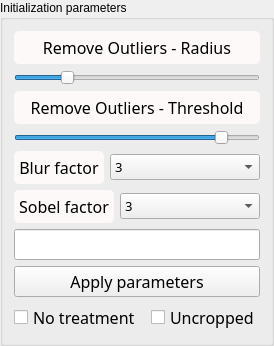
         <widget class="QGroupBox" name="groupBox">
          <property name="title">
           <string>Initialization parameters</string>
          </property>
          <layout class="QVBoxLayout" name="verticalLayout_10">
           <item>
            <layout class="QVBoxLayout" name="verticalLayout_5">
             <item>
              <widget class="QLabel" name="Label_radius">
               <property name="sizePolicy">
                <sizepolicy hsizetype="Preferred" vsizetype="Preferred">
                 <horstretch>0</horstretch>
                 <verstretch>0</verstretch>
                </sizepolicy>
               </property>
               <property name="font">
                <font>
                 <family>Noto Sans Cond</family>
                 <pointsize>12</pointsize>
                 <italic>false</italic>
                 <bold>false</bold>
                </font>
               </property>
               <property name="styleSheet">
                <string notr="true">QLabel {
color: rgb(0, 0, 0);
background-color:	rgb(253, 249, 248);
border-style : outset;
Border-radius : 5px;
border-width : 0px;
border-color : black;
min-width : 5em;
padding : 5px;
font : 12pt &quot;Noto Sans Cond&quot;;
}</string>
               </property>
               <property name="text">
                <string>Remove Outliers - Radius</string>
               </property>
               <property name="alignment">
                <set>Qt::AlignmentFlag::AlignCenter</set>
               </property>
              </widget>
             </item>
             <item>
              <widget class="QSlider" name="Radius_slider">
               <property name="sizePolicy">
                <sizepolicy hsizetype="Preferred" vsizetype="Fixed">
                 <horstretch>0</horstretch>
                 <verstretch>0</verstretch>
                </sizepolicy>
               </property>
               <property name="minimumSize">
                <size>
                 <width>0</width>
                 <height>15</height>
                </size>
               </property>
               <property name="toolTip">
                <string>&lt;html&gt;&lt;head/&gt;&lt;body&gt;&lt;p&gt;&lt;span style=&quot; font-size:12pt;&quot;&gt;Radius of the remove outliers&lt;/span&gt;&lt;/p&gt;&lt;/body&gt;&lt;/html&gt;</string>
               </property>
               <property name="maximum">
                <number>10</number>
               </property>
               <property name="pageStep">
                <number>2</number>
               </property>
               <property name="value">
                <number>2</number>
               </property>
               <property name="sliderPosition">
                <number>2</number>
               </property>
               <property name="orientation">
                <enum>Qt::Orientation::Horizontal</enum>
               </property>
              </widget>
             </item>
             <item>
              <widget class="QLabel" name="Label_threshold">
               <property name="sizePolicy">
                <sizepolicy hsizetype="Preferred" vsizetype="Preferred">
                 <horstretch>0</horstretch>
                 <verstretch>0</verstretch>
                </sizepolicy>
               </property>
               <property name="font">
                <font>
                 <family>Noto Sans Cond</family>
                 <pointsize>12</pointsize>
                 <italic>false</italic>
                 <bold>false</bold>
                </font>
               </property>
               <property name="styleSheet">
                <string notr="true">QLabel {
color: rgb(0, 0, 0);
background-color:	rgb(253, 249, 248);
border-style : outset;
Border-radius : 5px;
border-width : 0px;
border-color : black;
min-width : 5em;
padding : 5px;
font : 12pt &quot;Noto Sans Cond&quot;;
}</string>
               </property>
               <property name="text">
                <string>Remove Outliers - Threshold</string>
               </property>
               <property name="alignment">
                <set>Qt::AlignmentFlag::AlignCenter</set>
               </property>
              </widget>
             </item>
             <item>
              <widget class="QSlider" name="Threshold_slider">
               <property name="sizePolicy">
                <sizepolicy hsizetype="Preferred" vsizetype="Fixed">
                 <horstretch>0</horstretch>
                 <verstretch>0</verstretch>
                </sizepolicy>
               </property>
               <property name="minimumSize">
                <size>
                 <width>0</width>
                 <height>15</height>
                </size>
               </property>
               <property name="toolTip">
                <string>&lt;html&gt;&lt;head/&gt;&lt;body&gt;&lt;p&gt;&lt;span style=&quot; font-size:11pt;&quot;&gt;Threshold value of the remove outliers&lt;/span&gt;&lt;/p&gt;&lt;/body&gt;&lt;/html&gt;</string>
               </property>
               <property name="styleSheet">
                <string notr="true"/>
               </property>
               <property name="maximum">
                <number>150</number>
               </property>
               <property name="value">
                <number>130</number>
               </property>
               <property name="sliderPosition">
                <number>130</number>
               </property>
               <property name="orientation">
                <enum>Qt::Orientation::Horizontal</enum>
               </property>
              </widget>
             </item>
            </layout>
           </item>
           <item>
            <layout class="QHBoxLayout" name="horizontalLayout_3">
             <item>
              <widget class="QLabel" name="label_blur">
               <property name="sizePolicy">
                <sizepolicy hsizetype="Fixed" vsizetype="Preferred">
                 <horstretch>0</horstretch>
                 <verstretch>0</verstretch>
                </sizepolicy>
               </property>
               <property name="font">
                <font>
                 <family>Noto Sans Cond</family>
                 <pointsize>12</pointsize>
                 <italic>false</italic>
                 <bold>false</bold>
                </font>
               </property>
               <property name="styleSheet">
                <string notr="true">QLabel {
color: rgb(0, 0, 0);
background-color:	rgb(253, 249, 248);
border-style : outset;
Border-radius : 5px;
border-width : 0px;
border-color : black;
min-width : 5em;
padding : 5px;
font : 12pt &quot;Noto Sans Cond&quot;;
}</string>
               </property>
               <property name="text">
                <string>Blur factor</string>
               </property>
               <property name="scaledContents">
                <bool>false</bool>
               </property>
               <property name="alignment">
                <set>Qt::AlignmentFlag::AlignCenter</set>
               </property>
              </widget>
             </item>
             <item>
              <widget class="QComboBox" name="Blur_box">
               <property name="sizePolicy">
                <sizepolicy hsizetype="Minimum" vsizetype="Fixed">
                 <horstretch>0</horstretch>
                 <verstretch>0</verstretch>
                </sizepolicy>
               </property>
               <property name="font">
                <font>
                 <family>Noto Sans Cond</family>
                 <pointsize>10</pointsize>
                 <italic>false</italic>
                 <bold>false</bold>
                </font>
               </property>
               <property name="toolTip">
                <string>&lt;html&gt;&lt;head/&gt;&lt;body&gt;&lt;p&gt;&lt;span style=&quot; font-size:11pt;&quot;&gt;Blur factor applied to the treated stack&lt;/span&gt;&lt;/p&gt;&lt;/body&gt;&lt;/html&gt;</string>
               </property>
               <property name="styleSheet">
                <string notr="true"/>
               </property>
               <property name="currentText">
                <string>3</string>
               </property>
               <property name="currentIndex">
                <number>2</number>
               </property>
               <item>
                <property name="text">
                 <string>0</string>
                </property>
               </item>
               <item>
                <property name="text">
                 <string>1</string>
                </property>
               </item>
               <item>
                <property name="text">
                 <string>3</string>
                </property>
               </item>
               <item>
                <property name="text">
                 <string>5</string>
                </property>
               </item>
               <item>
                <property name="text">
                 <string>7</string>
                </property>
               </item>
               <item>
                <property name="text">
                 <string>9</string>
                </property>
               </item>
              </widget>
             </item>
            </layout>
           </item>
           <item>
            <layout class="QHBoxLayout" name="horizontalLayout_7">
             <item>
              <widget class="QLabel" name="label_sobel">
               <property name="sizePolicy">
                <sizepolicy hsizetype="Fixed" vsizetype="Preferred">
                 <horstretch>0</horstretch>
                 <verstretch>0</verstretch>
                </sizepolicy>
               </property>
               <property name="font">
                <font>
                 <family>Noto Sans Cond</family>
                 <pointsize>12</pointsize>
                 <italic>false</italic>
                 <bold>false</bold>
                </font>
               </property>
               <property name="styleSheet">
                <string notr="true">QLabel {
color: rgb(0, 0, 0);
background-color:	rgb(253, 249, 248);
border-style : outset;
Border-radius : 5px;
border-width : 0px;
border-color : black;
min-width : 5em;
padding : 5px;
font : 12pt &quot;Noto Sans Cond&quot;;
}</string>
               </property>
               <property name="text">
                <string>Sobel factor</string>
               </property>
               <property name="scaledContents">
                <bool>false</bool>
               </property>
               <property name="alignment">
                <set>Qt::AlignmentFlag::AlignCenter</set>
               </property>
              </widget>
             </item>
             <item>
              <widget class="QComboBox" name="Sobel_box">
               <property name="sizePolicy">
                <sizepolicy hsizetype="Minimum" vsizetype="Fixed">
                 <horstretch>0</horstretch>
                 <verstretch>0</verstretch>
                </sizepolicy>
               </property>
               <property name="font">
                <font>
                 <family>Noto Sans Cond</family>
                 <pointsize>10</pointsize>
                 <italic>false</italic>
                 <bold>false</bold>
                </font>
               </property>
               <property name="toolTip">
                <string>&lt;html&gt;&lt;head/&gt;&lt;body&gt;&lt;p&gt;&lt;span style=&quot; font-size:11pt;&quot;&gt;Sobel factor applied to the treated stack&lt;/span&gt;&lt;/p&gt;&lt;/body&gt;&lt;/html&gt;</string>
               </property>
               <property name="styleSheet">
                <string notr="true"/>
               </property>
               <property name="currentText">
                <string>3</string>
               </property>
               <property name="currentIndex">
                <number>2</number>
               </property>
               <property name="iconSize">
                <size>
                 <width>13</width>
                 <height>13</height>
                </size>
               </property>
               <item>
                <property name="text">
                 <string>0</string>
                </property>
               </item>
               <item>
                <property name="text">
                 <string>1</string>
                </property>
               </item>
               <item>
                <property name="text">
                 <string>3</string>
                </property>
               </item>
               <item>
                <property name="text">
                 <string>5</string>
                </property>
               </item>
               <item>
                <property name="text">
                 <string>7</string>
                </property>
               </item>
               <item>
                <property name="text">
                 <string>9</string>
                </property>
               </item>
              </widget>
             </item>
            </layout>
           </item>
           <item>
            <widget class="QLineEdit" name="CC_info">
             <property name="sizePolicy">
              <sizepolicy hsizetype="Preferred" vsizetype="Fixed">
               <horstretch>0</horstretch>
               <verstretch>0</verstretch>
              </sizepolicy>
             </property>
             <property name="minimumSize">
              <size>
               <width>116</width>
               <height>0</height>
              </size>
             </property>
             <property name="font">
              <font>
               <family>Noto Sans Cond</family>
               <pointsize>12</pointsize>
               <italic>false</italic>
               <bold>false</bold>
              </font>
             </property>
             <property name="toolTip">
              <string>&lt;html&gt;&lt;head/&gt;&lt;body&gt;&lt;p&gt;&lt;span style=&quot; font-size:11pt;&quot;&gt;Correlation coefficient: give information about the similarities between image n°1 and image n°2 of the treated stack&lt;/span&gt;&lt;/p&gt;&lt;/body&gt;&lt;/html&gt;</string>
             </property>
             <property name="alignment">
              <set>Qt::AlignmentFlag::AlignCenter</set>
             </property>
             <property name="readOnly">
              <bool>true</bool>
             </property>
            </widget>
           </item>
           <item>
            <widget class="QPushButton" name="Keep_param">
             <property name="sizePolicy">
              <sizepolicy hsizetype="Preferred" vsizetype="Fixed">
               <horstretch>0</horstretch>
               <verstretch>0</verstretch>
              </sizepolicy>
             </property>
             <property name="minimumSize">
              <size>
               <width>101</width>
               <height>0</height>
              </size>
             </property>
             <property name="font">
              <font>
               <family>Noto Sans Cond</family>
               <pointsize>12</pointsize>
               <italic>false</italic>
               <bold>false</bold>
              </font>
             </property>
             <property name="toolTip">
              <string>&lt;html&gt;&lt;head/&gt;&lt;body&gt;&lt;p&gt;&lt;span style=&quot; font-size:11pt;&quot;&gt;Apply the parameters on the entire stack to create the entire treated stack&lt;/span&gt;&lt;/p&gt;&lt;/body&gt;&lt;/html&gt;</string>
             </property>
             <property name="styleSheet">
              <string notr="true"/>
             </property>
             <property name="text">
              <string>Apply parameters</string>
             </property>
            </widget>
           </item>
           <item>
            <layout class="QHBoxLayout" name="horizontalLayout">
             <item>
              <widget class="QCheckBox" name="checkBox">
               <property name="sizePolicy">
                <sizepolicy hsizetype="Minimum" vsizetype="Fixed">
                 <horstretch>0</horstretch>
                 <verstretch>0</verstretch>
                </sizepolicy>
               </property>
               <property name="minimumSize">
                <size>
                 <width>101</width>
                 <height>0</height>
                </size>
               </property>
               <property name="font">
                <font>
                 <family>Noto Sans Cond</family>
                 <pointsize>12</pointsize>
                 <italic>false</italic>
                 <bold>false</bold>
                </font>
               </property>
               <property name="toolTip">
                <string>&lt;html&gt;&lt;head/&gt;&lt;body&gt;&lt;p&gt;&lt;span style=&quot; font-size:11pt;&quot;&gt;Run registration without the use of treated stack&lt;/span&gt;&lt;/p&gt;&lt;/body&gt;&lt;/html&gt;</string>
               </property>
               <property name="styleSheet">
                <string notr="true"/>
               </property>
               <property name="text">
                <string>No treatment </string>
               </property>
              </widget>
             </item>
             <item>
              <widget class="QCheckBox" name="checkBox_Uncropped">
               <property name="sizePolicy">
                <sizepolicy hsizetype="Preferred" vsizetype="Fixed">
                 <horstretch>0</horstretch>
                 <verstretch>0</verstretch>
                </sizepolicy>
               </property>
               <property name="minimumSize">
                <size>
                 <width>101</width>
                 <height>0</height>
                </size>
               </property>
               <property name="font">
                <font>
                 <family>Noto Sans Cond</family>
                 <pointsize>12</pointsize>
                 <italic>false</italic>
                 <bold>false</bold>
                </font>
               </property>
               <property name="toolTip">
                <string>&lt;html&gt;&lt;head/&gt;&lt;body&gt;&lt;p&gt;&lt;span style=&quot; font-size:11pt;&quot;&gt;If check: the saved stack is not cropped&lt;/span&gt;&lt;/p&gt;&lt;/body&gt;&lt;/html&gt;</string>
               </property>
               <property name="styleSheet">
                <string notr="true"/>
               </property>
               <property name="text">
                <string>Uncropped</string>
               </property>
              </widget>
             </item>
            </layout>
           </item>
          </layout>
         </widget>
